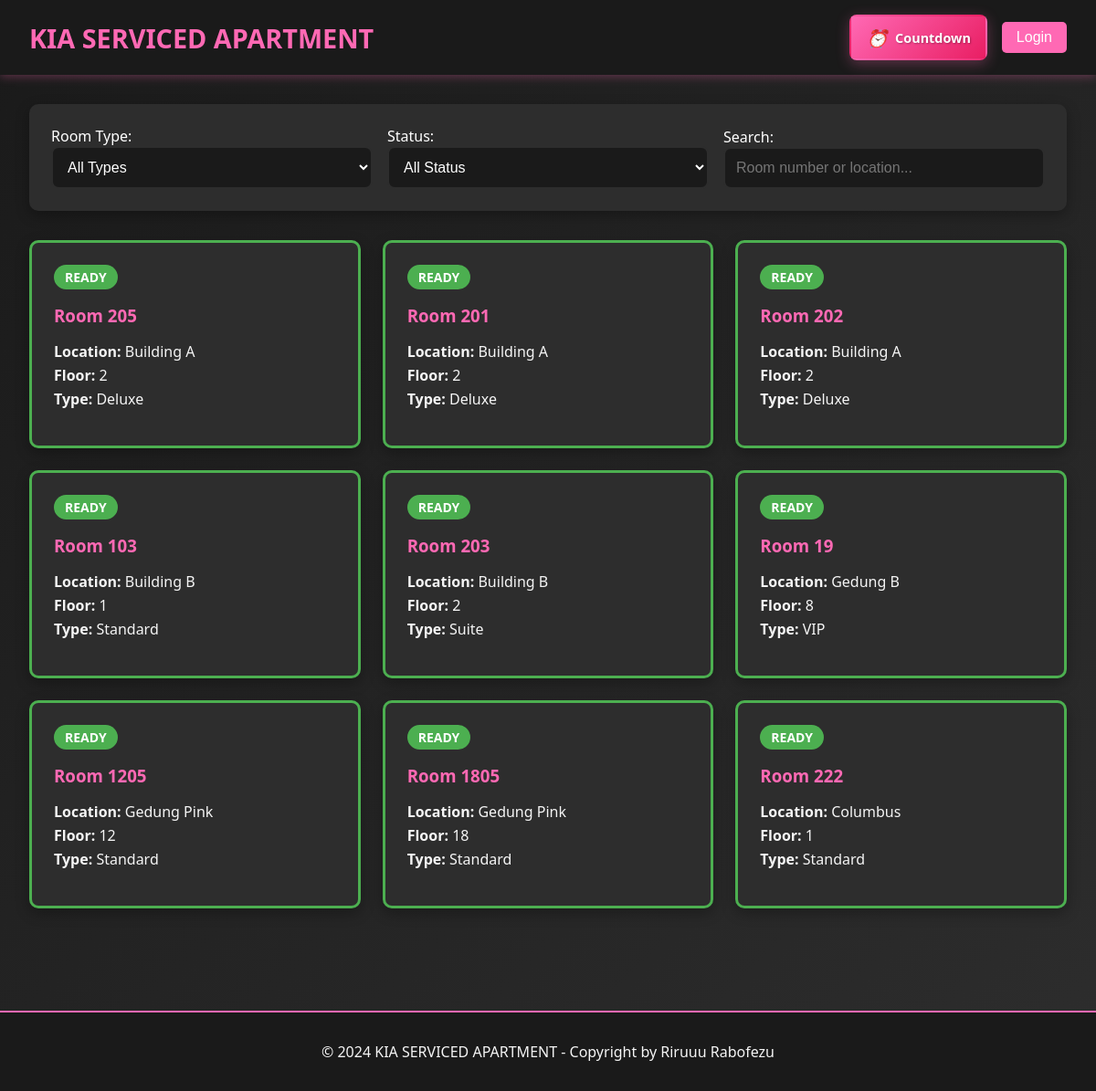
Before: / with the older database file.
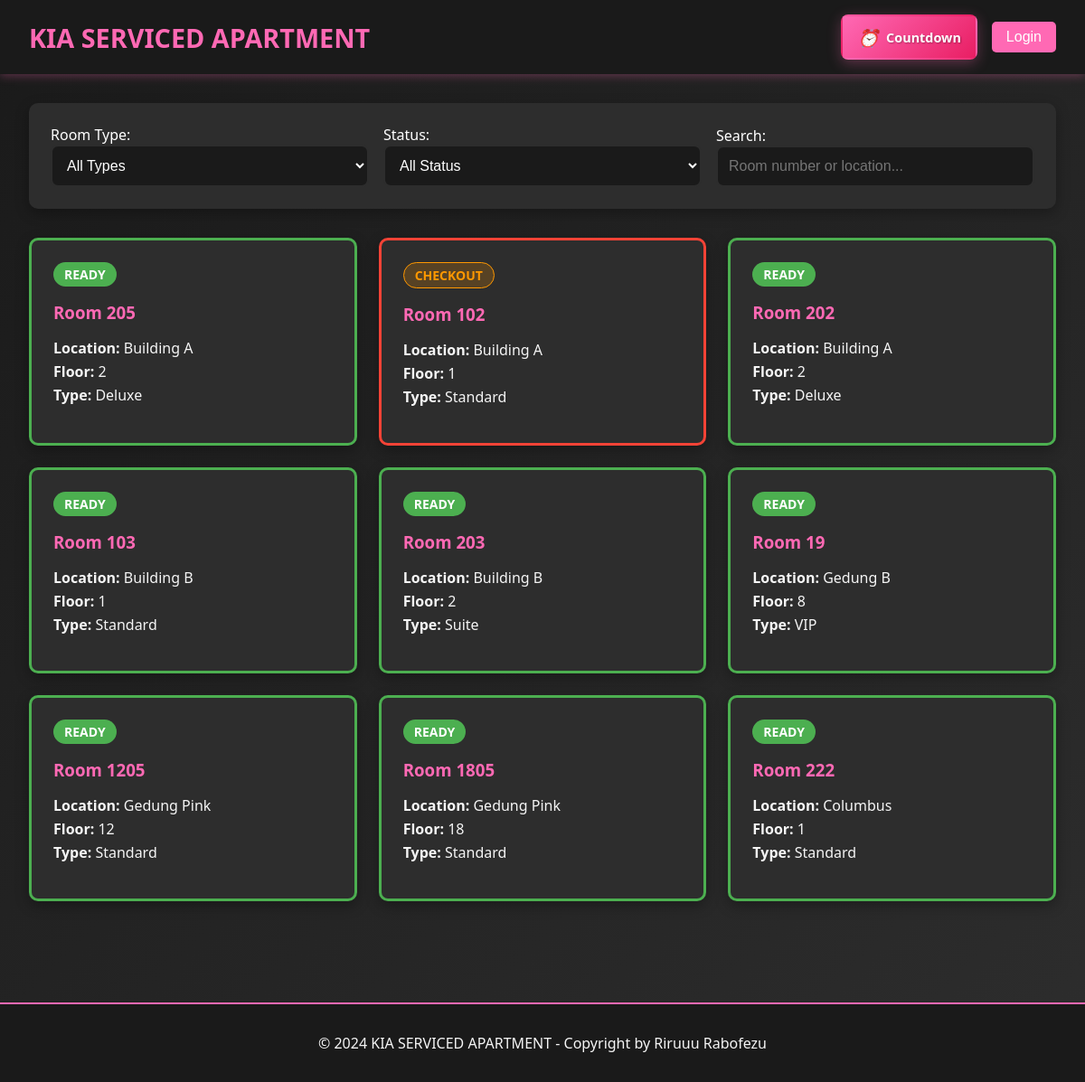
After: the same page with the newer database file.
### tables this page shows
CREATE TABLE `rooms` (
  `id` int(11) NOT NULL,
  `location` varchar(100) NOT NULL,
  `floor_number` int(11) NOT NULL,
  `room_number` varchar(20) NOT NULL,
  `room_type` varchar(50) NOT NULL,
  `wifi_name` varchar(100) DEFAULT NULL,
  `wifi_password` varchar(100) DEFAULT NULL,
  `status` enum('ready','booked','checkin','checkout') DEFAULT 'ready',
  `created_at` timestamp NOT NULL DEFAULT CURRENT_TIMESTAMP,
  `updated_at` timestamp NOT NULL DEFAULT CURRENT_TIMESTAMP ON UPDATE CURRENT_TIMESTAMP
);

### includes/config.php (called while the page is built, shortened)
<?php
function isLoggedIn() {
    return isset($_SESSION['user_id']);
}
?>

### index.php (the view, shortened to what the changed rows need)
<?php
require_once 'includes/config.php';
$isLoggedIn = isLoggedIn();
if ($isLoggedIn) {
    $sql = "SELECT r.*,
                   b.id as booking_id,
                   b.guest_name,
                   b.arrival_time,
                   b.phone_number,
                   b.duration_type,
                   b.duration_hours,
                   b.price_amount,
                   b.payment_method,
                   b.deposit_type,
                   b.deposit_amount,
                   b.notes,
                   b.status as booking_status,
                   b.checkin_time,
                   b.checkout_time,
                   b.extra_time_hours,
                   b.extra_time_amount
            FROM rooms r
            LEFT JOIN (
                SELECT b1.*
                FROM bookings b1
                INNER JOIN (
                    SELECT room_id, MAX(id) as max_id
                    FROM bookings
                    WHERE status IN ('booked', 'checkin', 'checkout')
                    GROUP BY room_id
                ) b2 ON b1.room_id = b2.room_id AND b1.id = b2.max_id
            ) b ON r.id = b.room_id
            ORDER BY
                CASE
                    WHEN b.status = 'booked' AND b.arrival_time < NOW() THEN 1
                    ELSE 2
                END,
                r.location, r.floor_number, r.room_number";
} else {
    $sql = "SELECT r.*,
               b.id as booking_id,
               b.guest_name,
               b.arrival_time,
               b.phone_number,
               b.duration_type,
               b.duration_hours,
               b.price_amount,
               b.payment_method,
               b.deposit_type,
               b.deposit_amount,
               b.notes,
               b.status as booking_status,
               b.checkin_time,
               b.checkout_time,
               b.extra_time_hours,
               b.extra_time_amount
        FROM rooms r
        LEFT JOIN (
            SELECT b1.*
            FROM bookings b1
            INNER JOIN (
                SELECT room_id, MAX(id) as max_id
                FROM bookings
                WHERE status IN ('booked', 'checkin', 'checkout')
                GROUP BY room_id
            ) b2 ON b1.room_id = b2.room_id AND b1.id = b2.max_id
        ) b ON r.id = b.room_id";
}
$stmt = $pdo->prepare($sql);
$stmt->execute();
$rooms = $stmt->fetchAll();
foreach ($rooms as $key => $room) {
    if ($room['status'] == 'ready') {
        $rooms[$key]['status'] = 'ready';
        $rooms[$key]['booking_id'] = null;
        $rooms[$key]['guest_name'] = null;
        $rooms[$key]['arrival_time'] = null;
        $rooms[$key]['phone_number'] = null;
        $rooms[$key]['duration_type'] = null;
        $rooms[$key]['duration_hours'] = null;
        $rooms[$key]['price_amount'] = null;
        $rooms[$key]['payment_method'] = null;
        $rooms[$key]['deposit_type'] = null;
        $rooms[$key]['deposit_amount'] = null;
        $rooms[$key]['notes'] = null;
        $rooms[$key]['booking_status'] = null;
        $rooms[$key]['checkin_time'] = null;
        $rooms[$key]['checkout_time'] = null;
        $rooms[$key]['extra_time_hours'] = null;
        $rooms[$key]['extra_time_amount'] = null;
    } elseif ($room['booking_id']) {
        $rooms[$key]['status'] = $room['booking_status'];
    } else {
        $rooms[$key]['status'] = 'ready';
    }
}
?>
<!DOCTYPE html>
<html lang="id">
<head>
    <link rel="stylesheet" href="assets/css/style.css">
</head>
<body>
    <div class="container">
        <div class="rooms-grid" id="roomsGrid">
            <?php foreach ($rooms as $room): ?>
                <?php
                if (!$isLoggedIn && !in_array($room['status'], ['ready', 'checkout'])) {
                    continue;
                }
                ?>
                <div class="room-card <?php echo $room['status']; ?>"
                     data-room-type="<?php echo htmlspecialchars($room['room_type']); ?>"
                     data-status="<?php echo $room['status']; ?>"
                     data-room-number="<?php echo htmlspecialchars($room['room_number']); ?>"
                     data-location="<?php echo htmlspecialchars($room['location']); ?>">
                    <div class="room-status status-<?php echo $room['status']; ?>">
                        <?php echo ucfirst($room['status']); ?>
                    </div>
                    <div class="room-info">
                        <h3>Room <?php echo htmlspecialchars($room['room_number']); ?></h3>
                        <div class="room-details">
                            <p><strong>Location:</strong> <?php echo htmlspecialchars($room['location']); ?></p>
                            <p><strong>Floor:</strong> <?php echo $room['floor_number']; ?></p>
                            <p><strong>Type:</strong> <?php echo htmlspecialchars($room['room_type']); ?></p>
                        </div>
                    </div>
                </div>
            <?php endforeach; ?>
        </div>
    </div>
</body>
</html>

Changed rows visible on the page:
no longer on this page (row edited): rooms: status "READY", room_number "201", location "Building A", floor_number "2", room_type "Deluxe"
now on this page (row edited): rooms: status "CHECKOUT", room_number "102", location "Building A", floor_number "1", room_type "Standard"
